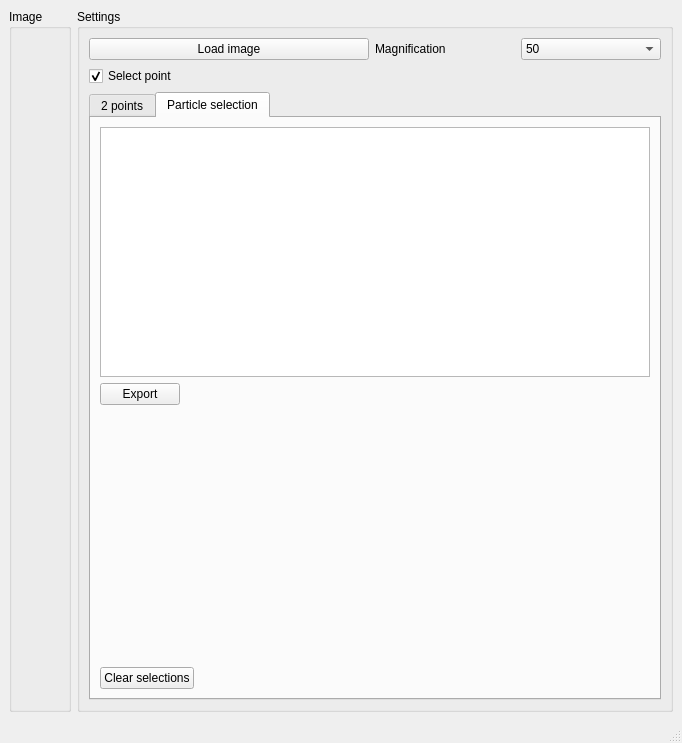
<?xml version="1.0" encoding="UTF-8"?>
<ui version="4.0">
 <class>MainWindow</class>
 <widget class="QMainWindow" name="MainWindow">
  <property name="geometry">
   <rect>
    <x>0</x>
    <y>0</y>
    <width>682</width>
    <height>743</height>
   </rect>
  </property>
  <property name="windowTitle">
   <string>MainWindow</string>
  </property>
  <property name="tabShape">
   <enum>QTabWidget::Triangular</enum>
  </property>
  <widget class="QWidget" name="centralwidget">
   <layout class="QGridLayout" name="gridLayout_2">
    <item row="0" column="0">
     <widget class="QGroupBox" name="image_groupBox">
      <property name="title">
       <string>Image</string>
      </property>
      <layout class="QGridLayout" name="gridLayout_3"/>
     </widget>
    </item>
    <item row="0" column="1">
     <widget class="QGroupBox" name="groupBox_2">
      <property name="title">
       <string>Settings</string>
      </property>
      <layout class="QGridLayout" name="gridLayout_4">
       <item row="0" column="0">
        <layout class="QGridLayout" name="gridLayout">
         <item row="0" column="3">
          <widget class="QComboBox" name="magnification_comboBox">
           <item>
            <property name="text">
             <string>50</string>
            </property>
           </item>
           <item>
            <property name="text">
             <string>75</string>
            </property>
           </item>
           <item>
            <property name="text">
             <string>100</string>
            </property>
           </item>
          </widget>
         </item>
         <item row="1" column="0" colspan="2">
          <widget class="QCheckBox" name="select_point_checkBox">
           <property name="text">
            <string>Select point</string>
           </property>
           <property name="checked">
            <bool>true</bool>
           </property>
          </widget>
         </item>
         <item row="0" column="2">
          <widget class="QLabel" name="label_7">
           <property name="text">
            <string>Magnification</string>
           </property>
          </widget>
         </item>
         <item row="0" column="0" colspan="2">
          <widget class="QPushButton" name="load_image_pushButton">
           <property name="text">
            <string>Load image</string>
           </property>
          </widget>
         </item>
        </layout>
       </item>
       <item row="1" column="0">
        <widget class="QTabWidget" name="tabWidget">
         <property name="tabShape">
          <enum>QTabWidget::Rounded</enum>
         </property>
         <property name="currentIndex">
          <number>1</number>
         </property>
         <property name="tabsClosable">
          <bool>false</bool>
         </property>
         <property name="movable">
          <bool>false</bool>
         </property>
         <property name="tabBarAutoHide">
          <bool>false</bool>
         </property>
         <widget class="QWidget" name="tab">
          <attribute name="title">
           <string>2 points</string>
          </attribute>
          <layout class="QGridLayout" name="gridLayout_6">
           <item row="0" column="0">
            <layout class="QGridLayout" name="gridLayout_5">
             <item row="0" column="2">
              <widget class="QRadioButton" name="point2_radioButton">
               <property name="text">
                <string>Second point</string>
               </property>
              </widget>
             </item>
             <item row="2" column="3">
              <widget class="QDoubleSpinBox" name="h1_spinBox"/>
             </item>
             <item row="5" column="2" alignment="Qt::AlignRight">
              <widget class="QLabel" name="label_10">
               <property name="text">
                <string>dY:</string>
               </property>
              </widget>
             </item>
             <item row="5" column="1">
              <widget class="QLabel" name="dx_label">
               <property name="text">
                <string>0</string>
               </property>
              </widget>
             </item>
             <item row="3" column="3">
              <widget class="QDoubleSpinBox" name="h2_spinBox"/>
             </item>
             <item row="3" column="1">
              <widget class="QDoubleSpinBox" name="w2_spinBox"/>
             </item>
             <item row="4" column="1">
              <widget class="QLabel" name="dw_label">
               <property name="text">
                <string>0</string>
               </property>
              </widget>
             </item>
             <item row="4" column="3">
              <widget class="QLabel" name="dh_label">
               <property name="text">
                <string>0</string>
               </property>
              </widget>
             </item>
             <item row="4" column="0" alignment="Qt::AlignRight">
              <widget class="QLabel" name="label_5">
               <property name="text">
                <string>dW:</string>
               </property>
              </widget>
             </item>
             <item row="5" column="3">
              <widget class="QLabel" name="dy_label">
               <property name="text">
                <string>0</string>
               </property>
              </widget>
             </item>
             <item row="2" column="2" alignment="Qt::AlignRight">
              <widget class="QLabel" name="label_2">
               <property name="text">
                <string>H1:</string>
               </property>
              </widget>
             </item>
             <item row="3" column="2" alignment="Qt::AlignRight">
              <widget class="QLabel" name="label_4">
               <property name="text">
                <string>H2:</string>
               </property>
              </widget>
             </item>
             <item row="2" column="0" alignment="Qt::AlignRight">
              <widget class="QLabel" name="label">
               <property name="text">
                <string>W1:</string>
               </property>
              </widget>
             </item>
             <item row="4" column="2" alignment="Qt::AlignRight">
              <widget class="QLabel" name="label_6">
               <property name="text">
                <string>dH:</string>
               </property>
              </widget>
             </item>
             <item row="5" column="0" alignment="Qt::AlignRight">
              <widget class="QLabel" name="label_8">
               <property name="text">
                <string>dX:</string>
               </property>
              </widget>
             </item>
             <item row="3" column="0" alignment="Qt::AlignRight">
              <widget class="QLabel" name="label_3">
               <property name="text">
                <string>W2:</string>
               </property>
              </widget>
             </item>
             <item row="2" column="1">
              <widget class="QDoubleSpinBox" name="w1_spinBox"/>
             </item>
             <item row="0" column="1">
              <widget class="QRadioButton" name="point1_radioButton">
               <property name="text">
                <string>First point</string>
               </property>
               <property name="checked">
                <bool>true</bool>
               </property>
              </widget>
             </item>
            </layout>
           </item>
           <item row="1" column="0">
            <widget class="QPushButton" name="move_stage_pushButton">
             <property name="text">
              <string>Move stage</string>
             </property>
            </widget>
           </item>
          </layout>
         </widget>
         <widget class="QWidget" name="tab_2">
          <attribute name="title">
           <string>Particle selection</string>
          </attribute>
          <layout class="QFormLayout" name="formLayout">
           <item row="3" column="0" colspan="2">
            <widget class="QTextBrowser" name="textBrowser"/>
           </item>
           <item row="4" column="0">
            <widget class="QPushButton" name="export_pushButton">
             <property name="text">
              <string>Export</string>
             </property>
            </widget>
           </item>
           <item row="5" column="0">
            <spacer name="verticalSpacer">
             <property name="orientation">
              <enum>Qt::Vertical</enum>
             </property>
             <property name="sizeHint" stdset="0">
              <size>
               <width>20</width>
               <height>40</height>
              </size>
             </property>
            </spacer>
           </item>
           <item row="6" column="0">
            <widget class="QPushButton" name="clear_pushButton">
             <property name="text">
              <string>Clear selections</string>
             </property>
            </widget>
           </item>
          </layout>
         </widget>
        </widget>
       </item>
      </layout>
     </widget>
    </item>
   </layout>
  </widget>
  <widget class="QMenuBar" name="menubar">
   <property name="geometry">
    <rect>
     <x>0</x>
     <y>0</y>
     <width>682</width>
     <height>21</height>
    </rect>
   </property>
  </widget>
  <widget class="QStatusBar" name="statusbar"/>
 </widget>
 <resources/>
 <connections/>
</ui>
